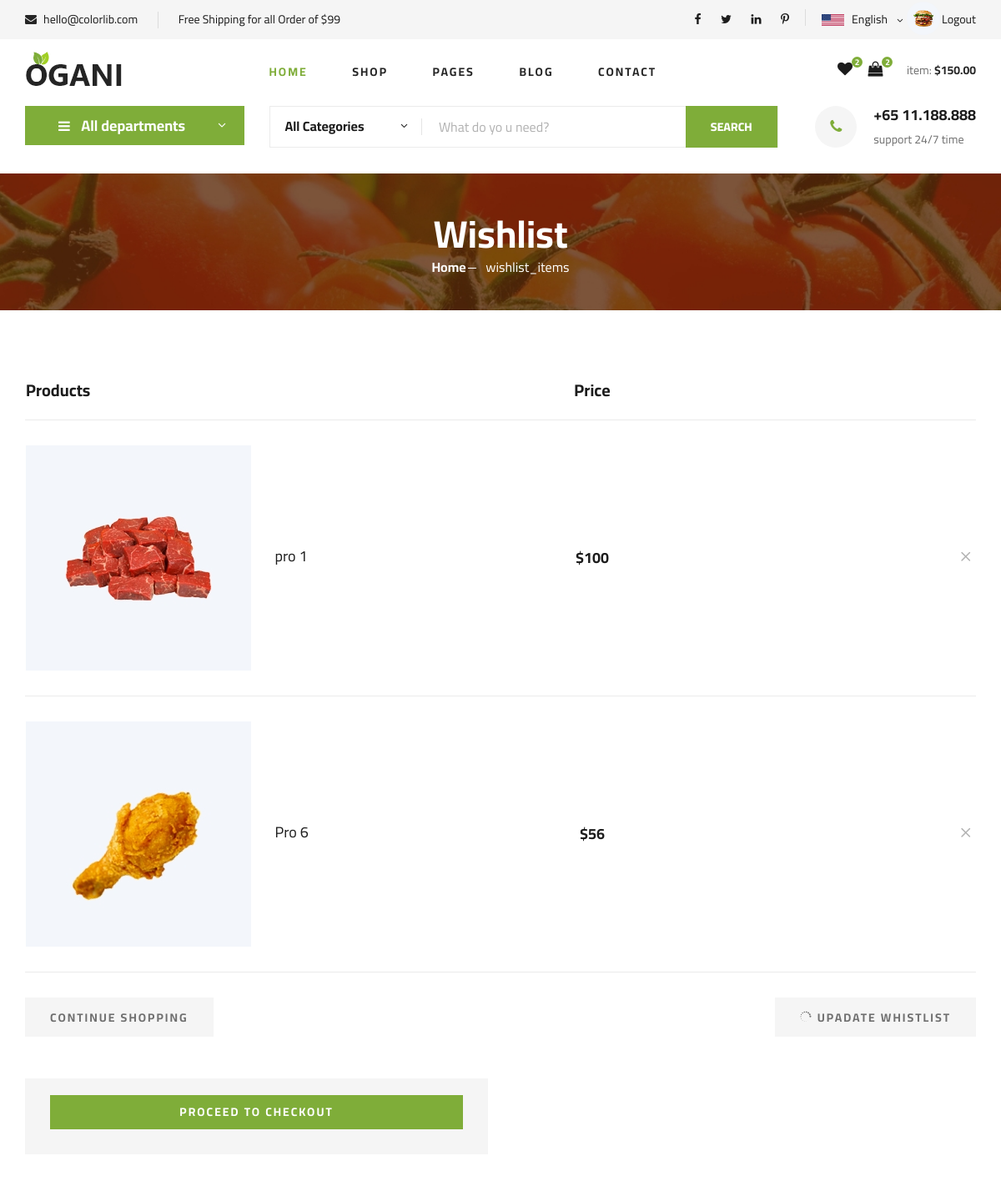
The page /wishlists (signed in, upper part) on the database as committed earlier.
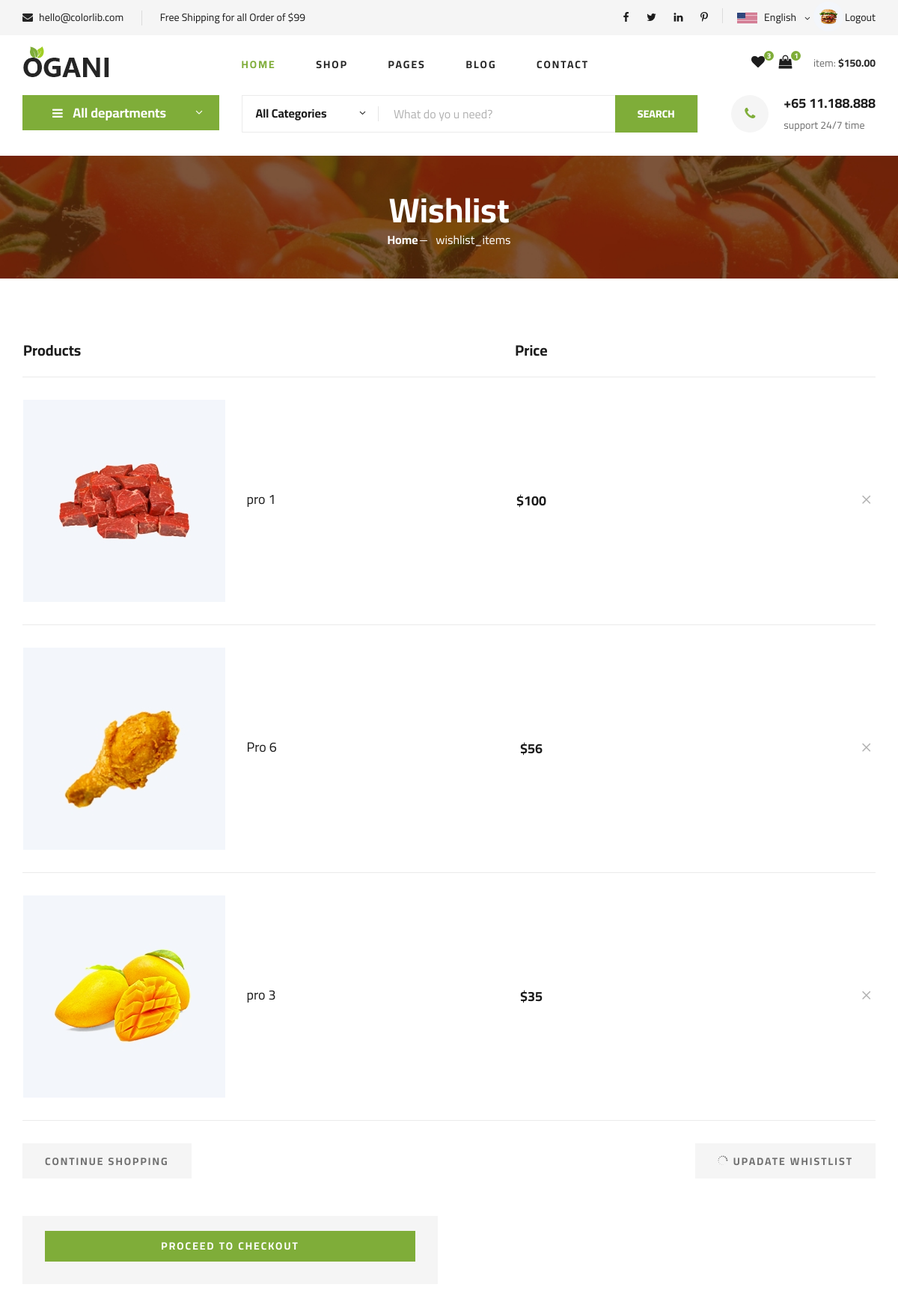
The same page on the database as committed later.
### myapp/models.py (models this page shows, shortened)
class wishlist(models.Model):
    user=models.ForeignKey(user,on_delete=models.CASCADE)
    product=models.ForeignKey(product,on_delete=models.CASCADE)

class product(models.Model):
    name=models.CharField(max_length=100)
    price=models.IntegerField()
    image=models.ImageField(upload_to="image")
    category=models.ForeignKey(category,on_delete=models.CASCADE,blank=True,null=True)

### myapp/views.py (the view)
# urls.py: path('wishlists', views.wishlists, name='wishlists'),
def wishlists(request):
    if 'name' not in request.session:
        return redirect('login')
    uid=user.objects.get(name=request.session['name'])
    wid_count=wishlist.objects.filter(user=uid).count()
    cid_count=Cart.objects.filter(user=uid).count()
    wishlist_items = wishlist.objects.filter(user=uid).select_related('product')
    context = {
        "uid":uid,
        "wid_count": wid_count,
        "cid_count": cid_count,
        "wishlist_items": wishlist_items,
    }
    return render(request, "wishlist1.html", context)

### myapp/templates/wishlist1.html (shortened to what the changed rows need)
{% load static %}
<!DOCTYPE html>
<html lang="zxx">
<head>
    <link rel="stylesheet" href="{% static 'css/bootstrap.min.css'%}" type="text/css">
    <link rel="stylesheet" href="{% static 'css/font-awesome.min.css'%}" type="text/css">
    <link rel="stylesheet" href="{% static 'css/elegant-icons.css'%}" type="text/css">
    <link rel="stylesheet" href="{% static 'css/nice-select.css'%}" type="text/css">
    <link rel="stylesheet" href="{% static 'css/jquery-ui.min.css'%}" type="text/css">
    <link rel="stylesheet" href="{% static 'css/owl.carousel.min.css'%}" type="text/css">
    <link rel="stylesheet" href="{% static 'css/slicknav.min.css'%}" type="text/css">
    <link rel="stylesheet" href="{% static 'css/style.css'%}" type="text/css">
</head>
<body>
    <header class="header">
        <div class="container">
            <div class="row">
                <div class="col-lg-3">
                    <div class="header__cart">
                <ul>
                    <li><a href="{% url 'wishlists'%}"><i class="fa fa-heart"></i> <span>{{wid_count}}</span></a></li>
                    <li><a href="{% url 'shoping_cart' %}"><i class="fa fa-shopping-bag"></i> <span>{{cid_count}}</span></a></li>
                </ul>
                    </div>
                </div>
            </div>
        </div>
    </header>
    <section class="breadcrumb-section set-bg" data-setbg="{% static 'img/breadcrumb.jpg'%}">
        <div class="container">
            <div class="row">
                <div class="col-lg-12 text-center">
                    <div class="breadcrumb__text">
                        <h2>Wishlist</h2>
                    </div>
                </div>
            </div>
        </div>
    </section>
    <section class="shoping-cart spad">
        <div class="container">
            <div class="row">
                <div class="col-lg-12">
                    <div class="shoping__cart__table">
                        <table>
                            <thead>
                                <tr>
                                    <th class="shoping__product">Products</th>
                                    <th>Price</th>
                                    <th></th>
                                </tr>
                            </thead>
                            <tbody>
                                {% for item in wishlist_items %}
                                <tr>
                                    <td class="shoping__cart__item">
                                        <img src="{{ item.product.image.url }}" alt="">
                                        <h5>{{ item.product.name }}</h5>
                                    </td>
                                    <td class="shoping__cart__price">
                                        ${{ item.product.price }}
                                    </td>
                                    <td class="shoping__cart__item__close">
                                        <a href="{% url 'add_wishlist' item.product.id %}">
                                            <span class="icon_close"></span>
                                        </a>
                                    </td>
                                </tr>
                                {% empty %}
                                <tr>
                                    <td colspan="3" style="text-align: center;">Your wishlist is empty.</td>
                                </tr>
                                {% endfor %}
                            </tbody>
                        </table>
                    </div>
                </div>
            </div>
        </div>
    </section>
</body>
</html>

Rows that differ between the two databases and show on the page:
added wishlist: product.image (picture), product.name "pro 3", product.price "35"
Other text that changed with them:
{{ wid_count }}: "2" → "3"
{{ cid_count }}: "2" → "1"
